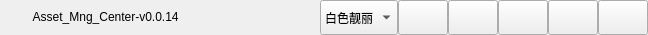
    <widget class="QWidget" name="widget_title" native="true">
     <property name="maximumSize">
      <size>
       <width>16777215</width>
       <height>35</height>
      </size>
     </property>
     <layout class="QGridLayout" name="gridLayout_28">
      <property name="leftMargin">
       <number>0</number>
      </property>
      <property name="topMargin">
       <number>0</number>
      </property>
      <property name="rightMargin">
       <number>0</number>
      </property>
      <property name="bottomMargin">
       <number>0</number>
      </property>
      <property name="spacing">
       <number>0</number>
      </property>
      <item row="0" column="0">
       <layout class="QHBoxLayout" name="horizontalLayout">
        <property name="spacing">
         <number>0</number>
        </property>
        <item>
         <widget class="QLabel" name="lb_application_image">
          <property name="minimumSize">
           <size>
            <width>30</width>
            <height>30</height>
           </size>
          </property>
          <property name="maximumSize">
           <size>
            <width>30</width>
            <height>30</height>
           </size>
          </property>
          <property name="text">
           <string/>
          </property>
          <property name="alignment">
           <set>Qt::AlignCenter</set>
          </property>
         </widget>
        </item>
        <item>
         <widget class="QLabel" name="label_3">
          <property name="minimumSize">
           <size>
            <width>250</width>
            <height>30</height>
           </size>
          </property>
          <property name="maximumSize">
           <size>
            <width>250</width>
            <height>30</height>
           </size>
          </property>
          <property name="styleSheet">
           <string notr="true"/>
          </property>
          <property name="text">
           <string> Asset_Mng_Center-v0.0.14</string>
          </property>
         </widget>
        </item>
        <item>
         <spacer name="horizontalSpacer_186">
          <property name="orientation">
           <enum>Qt::Horizontal</enum>
          </property>
          <property name="sizeHint" stdset="0">
           <size>
            <width>40</width>
            <height>20</height>
           </size>
          </property>
         </spacer>
        </item>
        <item>
         <widget class="QComboBox" name="cbx_skin">
          <property name="minimumSize">
           <size>
            <width>0</width>
            <height>35</height>
           </size>
          </property>
          <property name="cursor">
           <cursorShape>PointingHandCursor</cursorShape>
          </property>
          <property name="focusPolicy">
           <enum>Qt::NoFocus</enum>
          </property>
          <item>
           <property name="text">
            <string>白色靓丽</string>
           </property>
          </item>
          <item>
           <property name="text">
            <string>黑色炫酷</string>
           </property>
          </item>
         </widget>
        </item>
        <item>
         <widget class="QPushButton" name="btn_setting">
          <property name="minimumSize">
           <size>
            <width>50</width>
            <height>35</height>
           </size>
          </property>
          <property name="cursor">
           <cursorShape>PointingHandCursor</cursorShape>
          </property>
          <property name="focusPolicy">
           <enum>Qt::NoFocus</enum>
          </property>
          <property name="text">
           <string/>
          </property>
          <property name="iconSize">
           <size>
            <width>25</width>
            <height>25</height>
           </size>
          </property>
         </widget>
        </item>
        <item>
         <widget class="QPushButton" name="btn_minimize">
          <property name="minimumSize">
           <size>
            <width>50</width>
            <height>35</height>
           </size>
          </property>
          <property name="cursor">
           <cursorShape>PointingHandCursor</cursorShape>
          </property>
          <property name="focusPolicy">
           <enum>Qt::NoFocus</enum>
          </property>
          <property name="text">
           <string/>
          </property>
          <property name="iconSize">
           <size>
            <width>25</width>
            <height>25</height>
           </size>
          </property>
         </widget>
        </item>
        <item>
         <widget class="QPushButton" name="btn_feedback">
          <property name="minimumSize">
           <size>
            <width>50</width>
            <height>35</height>
           </size>
          </property>
          <property name="cursor">
           <cursorShape>PointingHandCursor</cursorShape>
          </property>
          <property name="focusPolicy">
           <enum>Qt::NoFocus</enum>
          </property>
          <property name="text">
           <string/>
          </property>
          <property name="iconSize">
           <size>
            <width>25</width>
            <height>25</height>
           </size>
          </property>
         </widget>
        </item>
        <item>
         <widget class="QPushButton" name="btn_maximize">
          <property name="minimumSize">
           <size>
            <width>50</width>
            <height>35</height>
           </size>
          </property>
          <property name="cursor">
           <cursorShape>PointingHandCursor</cursorShape>
          </property>
          <property name="focusPolicy">
           <enum>Qt::NoFocus</enum>
          </property>
          <property name="text">
           <string/>
          </property>
          <property name="iconSize">
           <size>
            <width>25</width>
            <height>25</height>
           </size>
          </property>
         </widget>
        </item>
        <item>
         <widget class="QPushButton" name="btn_close">
          <property name="minimumSize">
           <size>
            <width>50</width>
            <height>35</height>
           </size>
          </property>
          <property name="cursor">
           <cursorShape>PointingHandCursor</cursorShape>
          </property>
          <property name="focusPolicy">
           <enum>Qt::NoFocus</enum>
          </property>
          <property name="text">
           <string/>
          </property>
          <property name="iconSize">
           <size>
            <width>25</width>
            <height>25</height>
           </size>
          </property>
         </widget>
        </item>
       </layout>
      </item>
     </layout>
    </widget>
